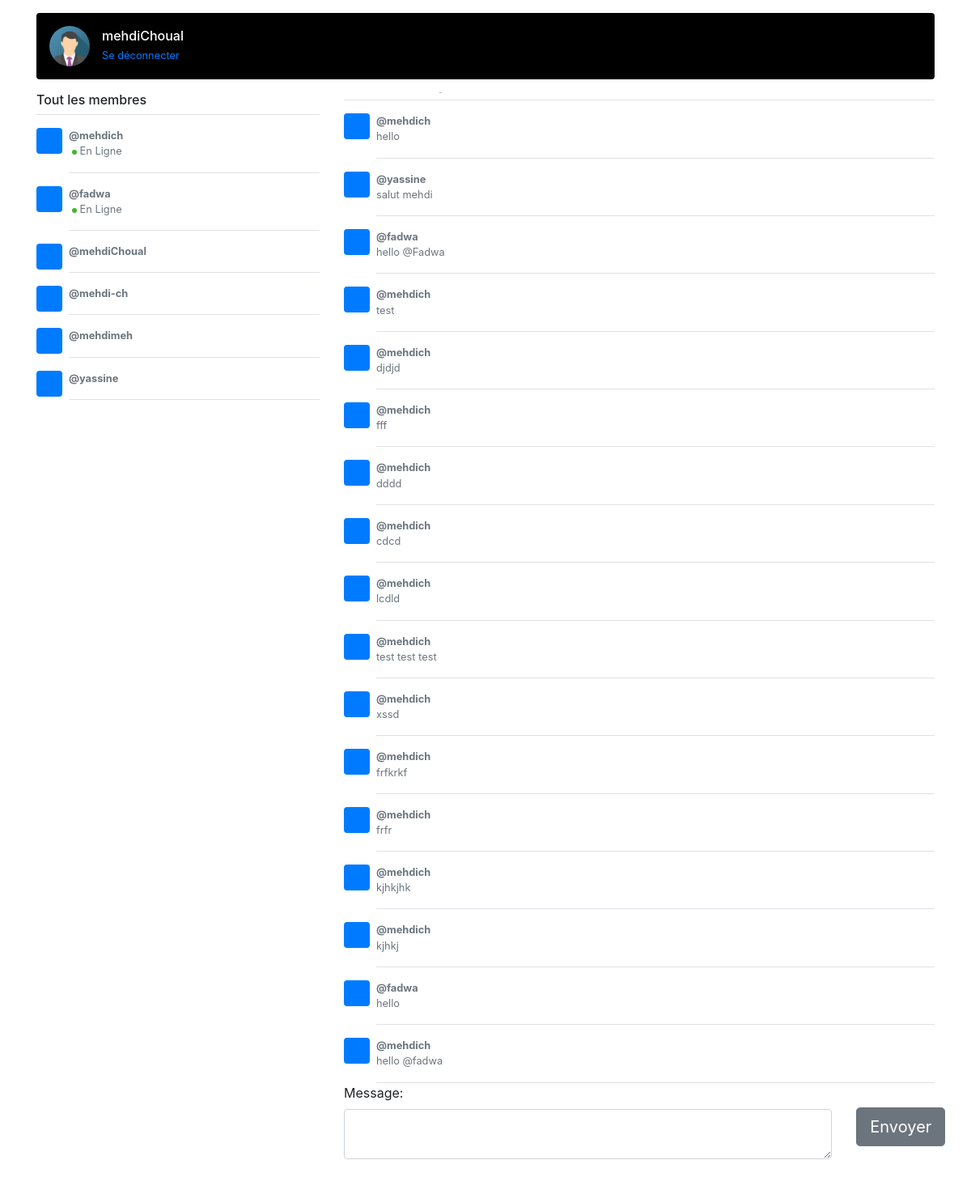
Page /chat/default/index/ (signed in) on the committed database.
### tables this page shows
CREATE TABLE `users` (
  `id` int(11) NOT NULL,
  `username` varchar(250) NOT NULL,
  `password` varchar(250) DEFAULT NULL,
  `connected_at` varchar(250) DEFAULT NULL,
  `connected` int(11) DEFAULT NULL,
  `created_at` varchar(250) DEFAULT NULL
);

CREATE TABLE `messages` (
  `id` int(11) NOT NULL,
  `username` varchar(250) NOT NULL,
  `message` varchar(250) NOT NULL,
  `created_at` varchar(250) NOT NULL
);

### src/Controlllers/DefaultController.php (called while the page is built, shortened)
<?php
class DefaultController
{
    function index()
    {
        $args=[];
        $crudUser =new CrudRepository("User","users");
        $crudMessage =new CrudRepository("Message","messages");
        $args["users"]=$crudUser->getAll([],['connected'=>'desc']);
        $args["messages"]=$crudMessage->getAll();
        $args["user"]=$crudUser->getObject(['id' => $_SESSION['connected']]);
        \Routes::RenderView('chat.php', $args);
    }
}

### public/index.php (called while the page is built, shortened)
<?php
require_once "../src/Controlllers/DefaultController.php";
\Routes::root();

### src/Entities/User.php (called while the page is built, shortened)
<?php
class User extends Model
{
    protected $username;
    protected $connected;
    public function getUsername()
    {
        return $this->username;
    }
    public function setUsername($username)
    {
        $this->username = $username;
    }
    public function getConnected()
    {
        return $this->connected;
    }
    public function setConnected($connected)
    {
        $this->connected = $connected;
    }
}

### config/Database.php (called while the page is built, shortened)
<?php
class Database
{
    private static $instance = NULL;
    public static function getInstance() {
        if (!isset(self::$instance)) {
            $pdo_options[PDO::ATTR_ERRMODE] = PDO::ERRMODE_EXCEPTION;
            self::$instance = new PDO('mysql:host=localhost;dbname=ilyeum_chat','root', '', $pdo_options);
        }
        return self::$instance;
    }
}

### src/Repository/CrudRepository.php (called while the page is built, shortened)
<?php
class CrudRepository
{
    private $tableName;
    public function __construct($className,$tableName) {
        $this->tableName=$tableName;
    }
    public function getObject(array $fields = [],$sort=['id'=>'desc'])
    {
        $query = $this->getObjectBy($fields,$sort);
        $result = $query->fetch();
        if($result){
            $entity = new $entity();
            $entity->hydrate($result);
            return $entity;
        }
        return null;
    }
    protected function getObjectBy(array $fields = [],$sort=['id'=>'desc'])
    {
        $searchValues = [];
        $statement = "SELECT * FROM {$this->tableName}";
        if (!empty($fields)) {
            $statement .= ' where 1=1 ';
            foreach ($fields as $fieldName => $fieldValue) {
                $statement .= "AND $fieldName = ? ";
                $searchValues[] = $fieldValue;
            }
        }
        if(!empty($sort)){
            $statement .= ' order by  ';
            foreach ($sort as $key=>$value){
                $statement.="$key $value";
            }
        }
        $query = \Database::getInstance()->prepare($statement);
        $query->setFetchMode(\PDO::FETCH_ASSOC);
        $result=$query->execute($searchValues);
        if ($result) {
            return $query;
        } else {
        }
    }
    public function getAll(array $fields = [],$sort=['id'=>'desc'])
    {
        $arrayResult = [];
        $result = $this->getObjectBy($fields,$sort);
        foreach ($result as $element) {
            $ent = new $entity();
            $ent->hydrate($element);
            $arrayResult[] = $ent;
        }
        $result=$arrayResult;
        return $result;
    }
}

### src/Entities/Message.php (called while the page is built, shortened)
<?php
class Message extends Model
{
    protected $username;
    protected $message;
    public function getUsername()
    {
        return $this->username;
    }
    public function setUsername($username)
    {
        $this->username = $username;
    }
    public function getMessage()
    {
        return $this->message;
    }
    public function setMessage($message)
    {
        $this->message = $message;
    }
}

### src/Views/chat.php (the view, shortened to what this page needs)
<?php
include "header.php";
?>
<main role="main" class="container">
    <div class="d-flex align-items-center p-3 my-3 text-white-50 bg-black rounded box-shadow">
        <img class="avatar" src="../../public/images/img_avatar.png" alt="" width="48" height="48">
        <div class="lh-100">
            <h6 class="mb-0 text-white lh-100" id="username"><?php echo $args["user"]->getUsername();?></h6>
            <small class="text-white"> <a href="/chat/user/logout/" >Se déconnecter</a></small>
        </div>
    </div>
    <div class="row">
        <div class="col-4 bg-white rounded box-shadow">
            <h6 class="border-bottom border-gray pb-2 mb-0">Tout les membres</h6>
            <?php  foreach ($args["users"] as $user) {?>
                <div class="media text-muted pt-3">
                    <img data-src="holder.js/32x32?theme=thumb&amp;bg=007bff&amp;fg=007bff&amp;size=1" alt="32x32" class="mr-2 rounded" data-holder-rendered="true" style="width: 32px; height: 32px;">
                    <div class="media-body pb-3 mb-0 small lh-125 border-bottom border-gray">
                        <div class="d-flex justify-content-between align-items-center w-100">
                            <strong class="text-gray-dark">@<?php echo $user->getUsername();?></strong>
                        </div>
                        <?php if ($user->getConnected()== 1) {?>
                            <span class="connected"> En Ligne</span>
                        <?php } ?>
                    </div>
                </div>
            <?php }?>
        </div>
        <div class="col-8 bg-white rounded box-shadow allmessages">
            <h6 class="border-bottom border-gray pb-2 mb-0">Tout les messages</h6>
            <?php  foreach (array_reverse($args["messages"]) as $message) {?>
            <div class="media text-muted pt-3">
                <img data-src="holder.js/32x32?theme=thumb&amp;bg=007bff&amp;fg=007bff&amp;size=1" alt="32x32" class="mr-2 rounded" style="width: 32px; height: 32px;" data-holder-rendered="true">
                <p class="media-body pb-3 mb-0 small lh-125 border-bottom border-gray">
                    <strong class="d-block text-gray-dark">@<?php echo $message->getUsername();?></strong>
                    <?php echo $message->getMessage();?>
                </p>
            </div>
            <?php } ?>
        </div>
    </div>
    <div class="row">
        <div class="col-4 bg-white rounded box-shadow"></div>
        <div class="col-8 bg-white rounded box-shadow">
            <form class="send" method="post">
                <div class="row align-bottom">
                    <div class="form-group col-10">
                        <label for="message">Message:</label>
                        <textarea class="form-control" rows="2" id="message" name="message"></textarea>
                    </div>
                    <div class="col-2 align-bottom">
                        <span id="send" class="btn btn-lg btn-secondary btn-send">Envoyer</span>
                    </div>
                </div>
            </form>
        </div>
    </div>
</main>
<?php include "footer.php";
?>

### config/Routes.php (shortened to what this page needs)
<?php
class Routes
{
    public static function root()
    {
        list($domain,$project, $controller, $action) = explode('/', $_SERVER['REQUEST_URI']);
        self::execAction($controller, $action);
    }
    public static function execAction($controller, $action)
    {
        $controller=($controller)?:'default';
        $action=($action)?:'index';
        $controller=ucfirst($controller);
        $controller = "Chat\Controllers\\".$controller."Controller";
        if (class_exists($controller)) {
            $controller = new $controller();
            if (method_exists($controller, $action)) {
                $controller->$action();
            }
        }
    }
    public static function renderView($template, array $args = array())
    {
        extract($args);
        include ('../src/views/'.$template);
    }
}

### src/Views/header.php (shortened to what this page needs)
<!DOCTYPE html>
<html>
<head>
    <link rel="stylesheet" href="https://maxcdn.bootstrapcdn.com/bootstrap/4.0.0/css/bootstrap.min.css">
    <link rel="stylesheet" href="../../public/css/styles.css">
</head>
<body>

### src/Views/footer.php
</body>
</html>

### public/css/styles.css (style rules this page uses)
.bg-black { background: #000; }
.btn-send { margin-top: 30px; font-size: 20px; }
.avatar { vertical-align: middle; width: 50px; height: 50px; margin-right: 15px; border-radius: 50%; }
.allmessages { height: 70vh; overflow-x: hidden; }
.connected::before { content: ''; display: inline-block; background: rgb(66, 183, 42); border-radius: 50%; height: 6px; margin-left: 4px; width: 6px; }

### rows in the picture
users: username "mehdiChoual"
users: username "mehdich", connected "En Ligne"
users: username "fadwa", connected "En Ligne"
users: username "mehdi-ch"
users: username "mehdimeh"
users: username "yassine"
messages: username "mehdich", message "hello"
messages: username "yassine", message "salut mehdi"
messages: username "fadwa", message "hello @Fadwa"
messages: username "mehdich", message "test"
messages: username "mehdich", message "djdjd"
messages: username "mehdich", message "fff"
messages: username "mehdich", message "dddd"
messages: username "mehdich", message "cdcd"
messages: username "mehdich", message "lcdld"
messages: username "mehdich", message "test test test"
messages: username "mehdich", message "xssd"
messages: username "mehdich", message "frfkrkf"
messages: username "mehdich", message "frfr"
messages: username "mehdich", message "kjhkjhk"
messages: username "mehdich", message "kjhkj"
messages: username "fadwa", message "hello"
messages: username "mehdich", message "hello @fadwa"
